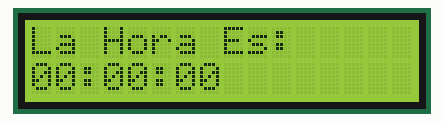
Simulated run of this sketch. Board: Arduino Uno, built with avr-gcc and run on an emulated ATmega328P. Parts: 16×2 character LCD.

Above: at 0.1 s.
At 4.1 s:
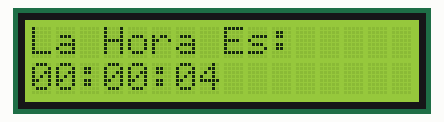
At 10.2 s:
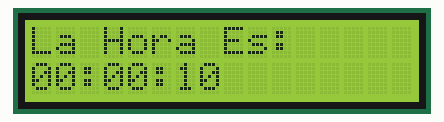
At 19.1 s:
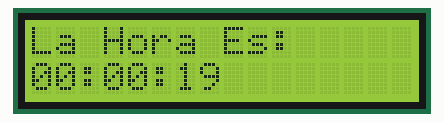
At 28.1 s:
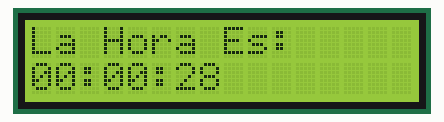
At 37.1 s:
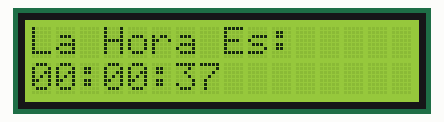

Measured:
- what the display in image 1 shows lasts 1.0 s, from 4.1 s to 5.1 s

The sketch:

Deber_Reloj_FernandezSergio.ino
```cpp
/*
 *                  Universidad Tecnica del Norte
 *              Fica-Ciercom-Sistemas Microprocesados
 * Nombre: Fernandez Sergio Rolando
 * Fecha:08/01/2019
 *
 *                           Deber
 * Programa que muestre el segundero, minutero y horero visto en una lcd.
 */
#include <MsTimer2.h>  // Libreria del Timer Dos
#include <LiquidCrystal.h> //Libreria de la LCD
int A=13; //variable para LCD
int B=12; //variable para LCD
int C=11; //variable para LCD
int D=10; //variable para LCD
int E=9;  //variable para LCD
int F=8;  //variable para LCD
int horas=0; //Variable para las horas
int minutos=0; //Variable para los minutos
int segundos=0; //Variable para los segundos
LiquidCrystal lcd(A,B,C,D,E,F); //  conf LCD
void setup() {
  lcd.begin(16,2); // Inicializacion de la LCD
  MsTimer2::set(1000,segundero); // Timer 1seg con un metodo
  MsTimer2::start();//Inicio del timer
}
void loop() {
  lcd.clear(); //Limpieza de la LCD
  lcd.setCursor(0,0); //Posicion para la impresion
  lcd.print("La Hora Es:"); // Caracteres a imprimir
  if(horas<24){ //condicion Horero
        lcd.setCursor(0,1); //Posicion para la impresion
        if(horas<10) //condicion horero menor a 10
        lcd.print("0"); //Caracter a imprimir
        lcd.print(horas); //Variable a imprimir
        }
  else{
        horas=0; //inicializa la variable en 0
        }
        lcd.setCursor(2,1);  //Posicion a imprimir
        lcd.print(":"); // Caracter a imprimir
  if(minutos<60){ //condicion minutero
        lcd.setCursor(3,1); //Posicion para la impresion
        if(minutos<10) // condicion minutero menor a 10
        lcd.print("0"); // Caracter a imprimir
        lcd.print(minutos); //Variable a imprimir
        }
  else{
        horas++; //  Aumento del horero
        minutos=0; //Inicializa el minutero
        }
        lcd.setCursor(5,1); //Posicion para la impresion
        lcd.print(":"); // Caracter a imprimir
  if(segundos<60){ //Condicion del segundero
        lcd.setCursor(6,1); //Posicion para la impresion
      if(segundos<10) //Condicon del segundero menor a 10
        lcd.print("0");  // Caracter a imprimir
        lcd.print(segundos); //Variable a imprimir
        }
  else{
        minutos++; //aumento minutero
        segundos=0;//Inicializa los segundos
        }
   delay(100);
}

 void segundero(){//metodo para el Timer
   segundos++; //conteo de segundos
}
```
